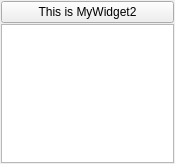
<?xml version="1.0" encoding="UTF-8"?>
<ui version="4.0">
 <class>MyWidget2</class>
 <widget class="QWidget" name="MyWidget2">
  <property name="geometry">
   <rect>
    <x>0</x>
    <y>0</y>
    <width>175</width>
    <height>164</height>
   </rect>
  </property>
  <property name="windowTitle">
   <string>MyWidget2</string>
  </property>
  <layout class="QVBoxLayout" name="verticalLayout">
   <property name="spacing">
    <number>1</number>
   </property>
   <property name="leftMargin">
    <number>1</number>
   </property>
   <property name="topMargin">
    <number>1</number>
   </property>
   <property name="rightMargin">
    <number>1</number>
   </property>
   <property name="bottomMargin">
    <number>1</number>
   </property>
   <item>
    <widget class="QPushButton" name="pushButton">
     <property name="text">
      <string>This is MyWidget2</string>
     </property>
    </widget>
   </item>
   <item>
    <widget class="QTextBrowser" name="textBrowser"/>
   </item>
  </layout>
 </widget>
 <resources/>
 <connections>
  <connection>
   <sender>pushButton</sender>
   <signal>clicked()</signal>
   <receiver>MyWidget2</receiver>
   <slot>button_clicked()</slot>
   <hints>
    <hint type="sourcelabel">
     <x>87</x>
     <y>12</y>
    </hint>
    <hint type="destinationlabel">
     <x>87</x>
     <y>81</y>
    </hint>
   </hints>
  </connection>
 </connections>
 <slots>
  <slot>button_clicked()</slot>
 </slots>
</ui>
